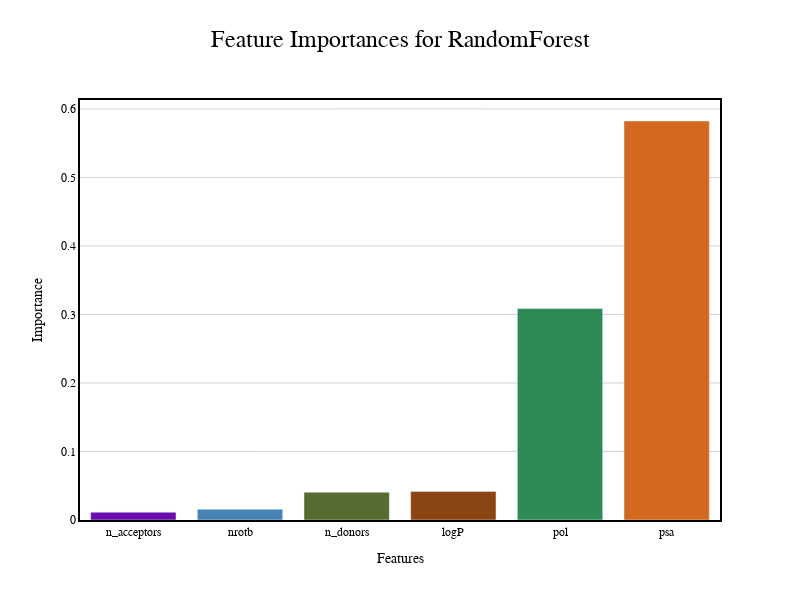
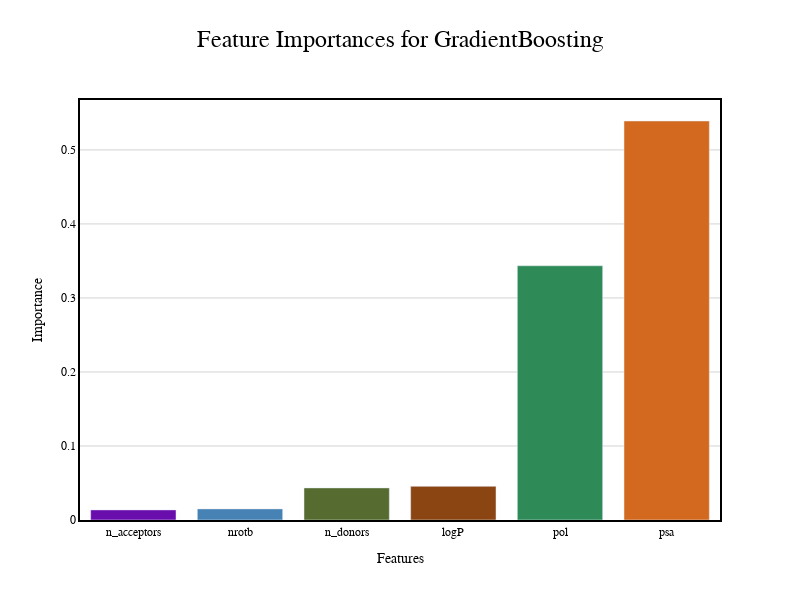
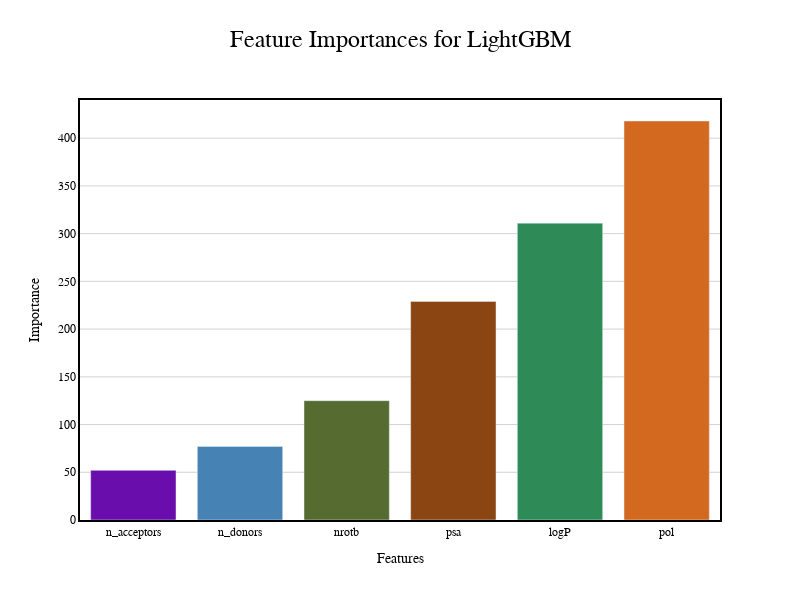
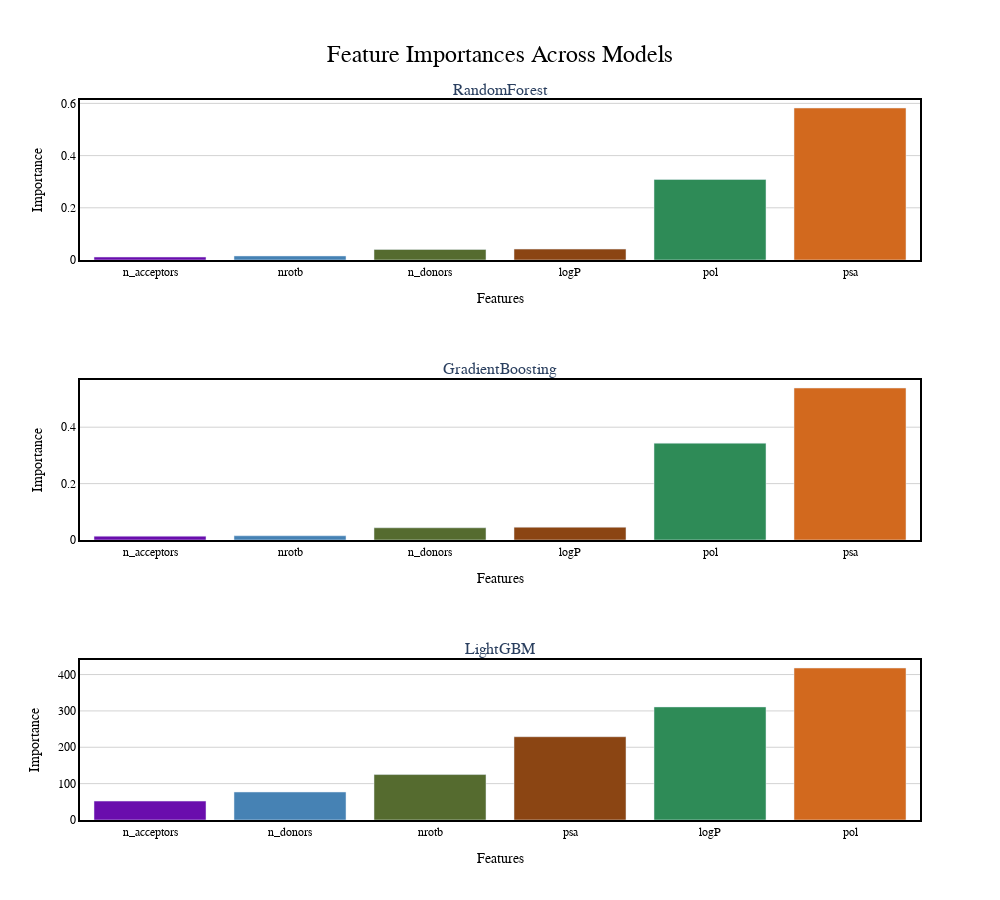

Notebook cell for these charts, in order:
### Code cell
import plotly.graph_objs as go
from plotly.subplots import make_subplots

color_scheme = [
    "#6a0dad",  # Dark purple
    "#4682b4",  # Steel blue
    "#556b2f",  # Dark olive green
    "#8b4513",  # Saddle brown
    "#2e8b57",  # Sea green
    "#d2691e",  # Chocolate
    "#708090",  # Slate gray
    "#cd5c5c",  # Indian red
]


# Ensure enough colors are available for all features by repeating the color scheme
def get_color_scheme(num_features):
    return color_scheme * (num_features // len(color_scheme) + 1)


# Iterate through models and create feature importance plots
for name, importances in feature_importances.items():
    # Sort features by importance
    sorted_idx = importances.argsort()
    sorted_features = X_train.columns[sorted_idx]
    sorted_importances = importances[sorted_idx]

    # Get a color scheme for this specific plot
    colors = get_color_scheme(len(sorted_features))

    # Create the figure
    fig = go.Figure()

    # Add bar trace for feature importances
    fig.add_trace(
        go.Bar(
            x=sorted_features,  # Changed to x to make bars vertical
            y=sorted_importances,
            marker_color=colors[
                : len(sorted_features)
            ],  # Use different colors for each feature
            name="Feature Importance",
        )
    )

    # Update layout
    fig.update_layout(
        title=dict(
            text=f"Feature Importances for {name}",
            font=dict(size=24, family="Arial Black", color="black"),
            x=0.5,
            y=0.95,
        ),
        height=600,  # Fixed height for vertical bars
        width=max(
            800, len(sorted_features) * 40
        ),  # Adjust width based on number of features
        plot_bgcolor="white",
        font=dict(family="Arial Black"),
    )

    # Update axes
    fig.update_xaxes(
        title_text="Features",
        title_font=dict(size=14, family="Arial Black", color="black"),
        tickfont=dict(size=12, family="Arial Black", color="black"),
        showgrid=False,
        linecolor="black",
        linewidth=2,
        mirror=True,
    )
    fig.update_yaxes(
        title_text="Importance",
        title_font=dict(size=14, family="Arial Black", color="black"),
        tickfont=dict(size=12, family="Arial Black", color="black"),
        showgrid=True,
        gridcolor="lightgray",
        zeroline=False,
        linecolor="black",
        linewidth=2,
        mirror=True,
    )

    # Show the plot
    fig.show()

    # Optionally, save the figure
    # fig.write_html(f"plots/{name.replace(' ', '_').lower()}_feature_importance.html")
    # fig.write_image(f"plots/{name.replace(' ', '_').lower()}_feature_importance.png")

# Create a combined plot for all models
num_models = len(feature_importances)
fig = make_subplots(
    rows=num_models, cols=1, subplot_titles=list(feature_importances.keys())
)

for i, (name, importances) in enumerate(feature_importances.items(), start=1):
    sorted_idx = importances.argsort()
    sorted_features = X_train.columns[sorted_idx]
    sorted_importances = importances[sorted_idx]

    # Get a color scheme for this specific subplot
    colors = get_color_scheme(len(sorted_features))

    fig.add_trace(
        go.Bar(
            x=sorted_features,  # Vertical bars in the combined plot
            y=sorted_importances,
            marker_color=colors[
                : len(sorted_features)
            ],  # Different colors for each feature
            name=name,
            showlegend=False,
        ),
        row=i,
        col=1,
    )

fig.update_layout(
    title=dict(
        text="Feature Importances Across Models",
        font=dict(size=24, family="Arial Black", color="black"),
        x=0.5,
        y=0.95,
    ),
    height=300 * num_models,
    width=1000,
    plot_bgcolor="white",
    font=dict(family="Arial Black"),
)

fig.update_xaxes(
    title_text="Features",
    title_font=dict(size=14, family="Arial Black", color="black"),
    tickfont=dict(size=12, family="Arial Black", color="black"),
    showgrid=False,
    linecolor="black",
    linewidth=2,
    mirror=True,
)

fig.update_yaxes(
    title_text="Importance",
    title_font=dict(size=14, family="Arial Black", color="black"),
    tickfont=dict(size=12, family="Arial Black", color="black"),
    showgrid=True,
    gridcolor="lightgray",
    zeroline=False,
    linecolor="black",
    linewidth=2,
    mirror=True,
)

fig.show()
# fig.write_html("plots/feature_importance/combined_feature_importance.html")
# fig.write_image("plots/feature_importance/combined_feature_importance.png")

### Figure 1 — Plotly figure (JSON) as saved in the notebook; plotly's stock layout.template omitted (floating-point values rounded to 4 significant figures)
{"data": [{"marker": {"color": ["#6a0dad", "#4682b4", "#556b2f", "#8b4513", "#2e8b57", "#d2691e"]}, "name": "Feature Importance", "type": "bar", "x": ["n_acceptors", "nrotb", "n_donors", "logP", "pol", "psa"], "y": [0.01128, 0.01555, 0.04044, 0.04177, 0.3086, 0.5824]}], "layout": {"font": {"family": "Arial Black"}, "height": 600, "plot_bgcolor": "white", "title": {"font": {"color": "black", "family": "Arial Black", "size": 24}, "text": "Feature Importances for RandomForest", "x": 0.5, "y": 0.95}, "width": 800, "xaxis": {"linecolor": "black", "linewidth": 2, "mirror": true, "showgrid": false, "tickfont": {"color": "black", "family": "Arial Black", "size": 12}, "title": {"font": {"color": "black", "family": "Arial Black", "size": 14}, "text": "Features"}}, "yaxis": {"gridcolor": "lightgray", "linecolor": "black", "linewidth": 2, "mirror": true, "showgrid": true, "tickfont": {"color": "black", "family": "Arial Black", "size": 12}, "title": {"font": {"color": "black", "family": "Arial Black", "size": 14}, "text": "Importance"}, "zeroline": false}}}

### Figure 2 — Plotly figure (JSON) as saved in the notebook; plotly's stock layout.template omitted (floating-point values rounded to 4 significant figures)
{"data": [{"marker": {"color": ["#6a0dad", "#4682b4", "#556b2f", "#8b4513", "#2e8b57", "#d2691e"]}, "name": "Feature Importance", "type": "bar", "x": ["n_acceptors", "nrotb", "n_donors", "logP", "pol", "psa"], "y": [0.01365, 0.01503, 0.04335, 0.04545, 0.3434, 0.5391]}], "layout": {"font": {"family": "Arial Black"}, "height": 600, "plot_bgcolor": "white", "title": {"font": {"color": "black", "family": "Arial Black", "size": 24}, "text": "Feature Importances for GradientBoosting", "x": 0.5, "y": 0.95}, "width": 800, "xaxis": {"linecolor": "black", "linewidth": 2, "mirror": true, "showgrid": false, "tickfont": {"color": "black", "family": "Arial Black", "size": 12}, "title": {"font": {"color": "black", "family": "Arial Black", "size": 14}, "text": "Features"}}, "yaxis": {"gridcolor": "lightgray", "linecolor": "black", "linewidth": 2, "mirror": true, "showgrid": true, "tickfont": {"color": "black", "family": "Arial Black", "size": 12}, "title": {"font": {"color": "black", "family": "Arial Black", "size": 14}, "text": "Importance"}, "zeroline": false}}}

### Figure 3 — Plotly figure (JSON) as saved in the notebook; plotly's stock layout.template omitted (floating-point values rounded to 4 significant figures)
{"data": [{"marker": {"color": ["#6a0dad", "#4682b4", "#556b2f", "#8b4513", "#2e8b57", "#d2691e"]}, "name": "Feature Importance", "type": "bar", "x": ["n_acceptors", "n_donors", "nrotb", "psa", "logP", "pol"], "y": [52, 77, 125, 229, 311, 418]}], "layout": {"font": {"family": "Arial Black"}, "height": 600, "plot_bgcolor": "white", "title": {"font": {"color": "black", "family": "Arial Black", "size": 24}, "text": "Feature Importances for LightGBM", "x": 0.5, "y": 0.95}, "width": 800, "xaxis": {"linecolor": "black", "linewidth": 2, "mirror": true, "showgrid": false, "tickfont": {"color": "black", "family": "Arial Black", "size": 12}, "title": {"font": {"color": "black", "family": "Arial Black", "size": 14}, "text": "Features"}}, "yaxis": {"gridcolor": "lightgray", "linecolor": "black", "linewidth": 2, "mirror": true, "showgrid": true, "tickfont": {"color": "black", "family": "Arial Black", "size": 12}, "title": {"font": {"color": "black", "family": "Arial Black", "size": 14}, "text": "Importance"}, "zeroline": false}}}

### Figure 4 — Plotly figure (JSON) as saved in the notebook; plotly's stock layout.template omitted (floating-point values rounded to 4 significant figures)
{"data": [{"marker": {"color": ["#6a0dad", "#4682b4", "#556b2f", "#8b4513", "#2e8b57", "#d2691e"]}, "name": "RandomForest", "showlegend": false, "type": "bar", "x": ["n_acceptors", "nrotb", "n_donors", "logP", "pol", "psa"], "xaxis": "x", "y": [0.01128, 0.01555, 0.04044, 0.04177, 0.3086, 0.5824], "yaxis": "y"}, {"marker": {"color": ["#6a0dad", "#4682b4", "#556b2f", "#8b4513", "#2e8b57", "#d2691e"]}, "name": "GradientBoosting", "showlegend": false, "type": "bar", "x": ["n_acceptors", "nrotb", "n_donors", "logP", "pol", "psa"], "xaxis": "x2", "y": [0.01365, 0.01503, 0.04335, 0.04545, 0.3434, 0.5391], "yaxis": "y2"}, {"marker": {"color": ["#6a0dad", "#4682b4", "#556b2f", "#8b4513", "#2e8b57", "#d2691e"]}, "name": "LightGBM", "showlegend": false, "type": "bar", "x": ["n_acceptors", "n_donors", "nrotb", "psa", "logP", "pol"], "xaxis": "x3", "y": [52, 77, 125, 229, 311, 418], "yaxis": "y3"}], "layout": {"annotations": [{"font": {"size": 16}, "showarrow": false, "text": "RandomForest", "x": 0.5, "xanchor": "center", "xref": "paper", "y": 1, "yanchor": "bottom", "yref": "paper"}, {"font": {"size": 16}, "showarrow": false, "text": "GradientBoosting", "x": 0.5, "xanchor": "center", "xref": "paper", "y": 0.6111, "yanchor": "bottom", "yref": "paper"}, {"font": {"size": 16}, "showarrow": false, "text": "LightGBM", "x": 0.5, "xanchor": "center", "xref": "paper", "y": 0.2222, "yanchor": "bottom", "yref": "paper"}], "font": {"family": "Arial Black"}, "height": 900, "plot_bgcolor": "white", "title": {"font": {"color": "black", "family": "Arial Black", "size": 24}, "text": "Feature Importances Across Models", "x": 0.5, "y": 0.95}, "width": 1000, "xaxis": {"anchor": "y", "domain": [0, 1], "linecolor": "black", "linewidth": 2, "mirror": true, "showgrid": false, "tickfont": {"color": "black", "family": "Arial Black", "size": 12}, "title": {"font": {"color": "black", "family": "Arial Black", "size": 14}, "text": "Features"}}, "xaxis2": {"anchor": "y2", "domain": [0, 1], "linecolor": "black", "linewidth": 2, "mirror": true, "showgrid": false, "tickfont": {"color": "black", "family": "Arial Black", "size": 12}, "title": {"font": {"color": "black", "family": "Arial Black", "size": 14}, "text": "Features"}}, "xaxis3": {"anchor": "y3", "domain": [0, 1], "linecolor": "black", "linewidth": 2, "mirror": true, "showgrid": false, "tickfont": {"color": "black", "family": "Arial Black", "size": 12}, "title": {"font": {"color": "black", "family": "Arial Black", "size": 14}, "text": "Features"}}, "yaxis": {"anchor": "x", "domain": [0.7778, 1], "gridcolor": "lightgray", "linecolor": "black", "linewidth": 2, "mirror": true, "showgrid": true, "tickfont": {"color": "black", "family": "Arial Black", "size": 12}, "title": {"font": {"color": "black", "family": "Arial Black", "size": 14}, "text": "Importance"}, "zeroline": false}, "yaxis2": {"anchor": "x2", "domain": [0.3889, 0.6111], "gridcolor": "lightgray", "linecolor": "black", "linewidth": 2, "mirror": true, "showgrid": true, "tickfont": {"color": "black", "family": "Arial Black", "size": 12}, "title": {"font": {"color": "black", "family": "Arial Black", "size": 14}, "text": "Importance"}, "zeroline": false}, "yaxis3": {"anchor": "x3", "domain": [0, 0.2222], "gridcolor": "lightgray", "linecolor": "black", "linewidth": 2, "mirror": true, "showgrid": true, "tickfont": {"color": "black", "family": "Arial Black", "size": 12}, "title": {"font": {"color": "black", "family": "Arial Black", "size": 14}, "text": "Importance"}, "zeroline": false}}}
